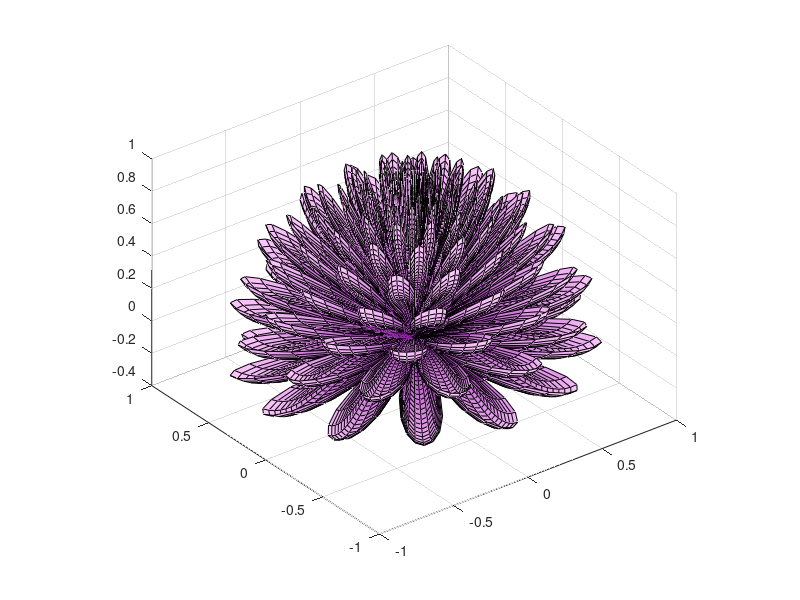

This chart was generated by the following MATLAB code:
ppr=12.6; % # petals per 1 revolution
nr = 30; % radius resolution
pr = 10; % petal resolution
np = 140; % total number of petals
pf = -1.2; % How much the ends of the petals tilt up or down
ol = [ .11 1.1 ]; % How open is it? [ inner outer ]

pt = (1/ppr) * pi * 2;
theta=linspace(0, np*pt,np*pr+1);
[R,THETA]=ndgrid(linspace(0,1,nr),theta);
x = 1-(abs(1-mod(ppr*THETA, 2*pi)/pi).^2)*.7;
phi = (pi/2)*linspace(ol(1),ol(2),np*pr+1).^2;
y = pf*(R.^2).*(1.27689*R-1).^2.*sin(phi);
R2 = x.*(R.*sin(phi) + y.*cos(phi));

X=R2.*sin(THETA);
Y=R2.*cos(THETA);
Z=x.*(R.*cos(phi)-y.*sin(phi));
C=hypot(hypot(X,Y), Z);

% Draw the flower with nice colors%
%surf(X,Y,Z,C,FaceColor='interp', EdgeColor='none');
surf(X,Y,Z,C); %,'interp', 'none');
colormap(gca,[ linspace(.6,1,256); linspace(.1,.8,256); linspace(.7,1,256); ]');
daspect([1 1 1])